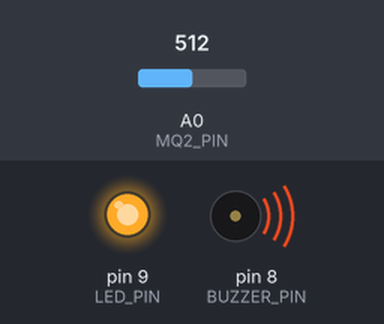
The sketch below on a simulated Arduino Uno, built with avr-gcc and run on an emulated ATmega328P. On the bench: output pins drawn as LEDs (lit = HIGH), buzzer (waves = sounding, pin HIGH). The test bench sets the inputs (shaded band); at power-on: A0 (MQ2_PIN) = 512. The modem accepts every AT command (registered, SIM ready, sends succeed) and sends nothing else.

Above: at 18.0 s.
18.1 s: A0 (MQ2_PIN) set to 418
32.4 s: A0 (MQ2_PIN) set to 391
At 38.5 s:
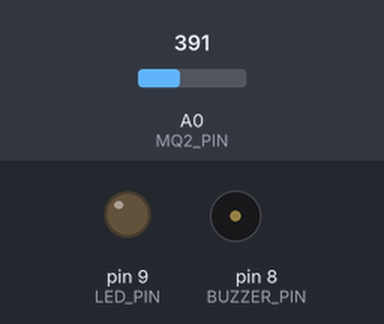
46.7 s: A0 (MQ2_PIN) set to 410
At 48.2 s:
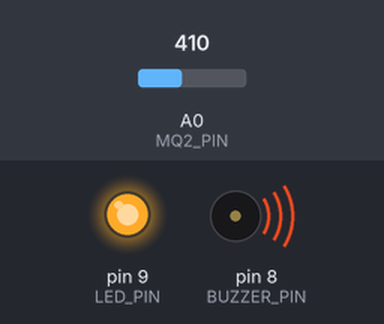
61.0 s: A0 (MQ2_PIN) set to 390
At 67.4 s:
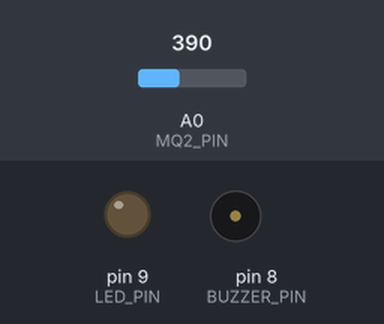
Timing chart, 0 to 68.9 s (numbered marks = the images above; inputs shaded):
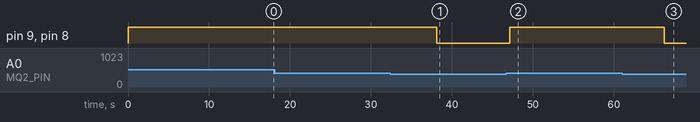

Measured:
- the behaviour switches between 401 and 400 on A0 (MQ2_PIN) (found by bisection; images 0 and 1)
- after the input at 18.1 s, every drawn part: stays the same
- after the input at 32.4 s, pin 9 (LED_PIN), pin 8 (BUZZER_PIN): HIGH → LOW after 5.8 s
- after the input at 46.7 s, pin 9 (LED_PIN), pin 8 (BUZZER_PIN): LOW → HIGH after 0.45 s
- after the input at 61.0 s, pin 9 (LED_PIN), pin 8 (BUZZER_PIN): HIGH → LOW after 5.2 s

The sketch:

gas_leakage_sms.ino
```cpp
#include <Ardui̥no.h>
#include <SoftwareSerial.h>

#define MQ2_PIN A0
#define BUZZER_PIN 8
#define LED_PIN 9

SoftwareSerial sim800(10, 11);

int gasThreshold = 400;

void setup()
{
  Serial.begin(9600);
  sim800.begin(9600);
  pinMode(MQ2_PIN, INPUT);
  pinMode(BUZZER_PIN, OUTPUT);
  pinMode(LED_PIN, OUTPUT);
}

void sendSMS(String message)
{
  sim800.println("AT+CMGF=1");
  delay(1000);
  sim800.println("AT+CMGS=\"+91XXXXXXXXXX\"");
  delay(1000);
  sim800.print(message);
  delay(1000);
  sim800.write(26);
  delay(5000);
}

void loop()
{
  int gasValue = analogRead(MQ2_PIN);
  if (gasValue > gasThreshold)
  {
    digitalWrite(BUZZER_PIN, HIGH);
    digitalWrite(LED_PIN, HIGH);
    sendSMS("⚠️ Alert: Gas Leakage Detected!");
    delay(10000);
  }
  else
  {
    digitalWrite(BUZZER_PIN, LOW);
    digitalWrite(LED_PIN, LOW);
  }
  delay(1000);
}
```
